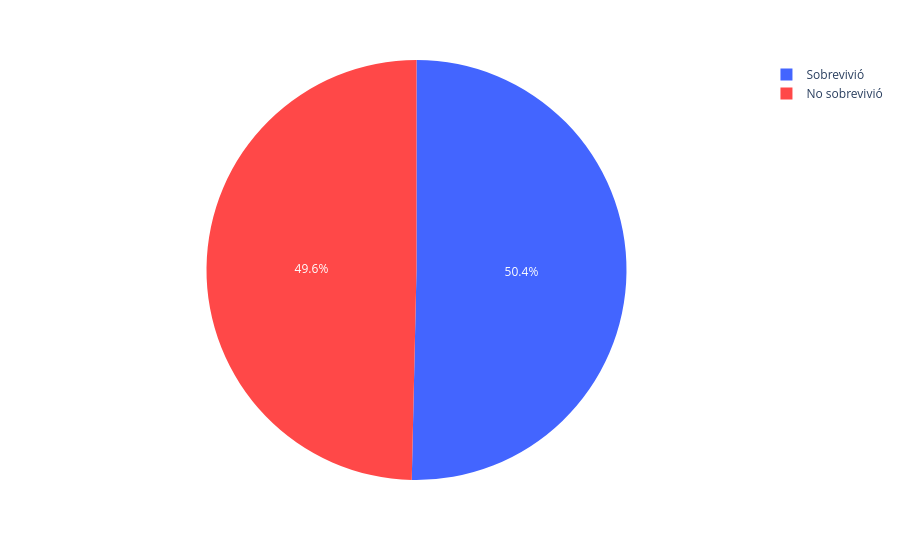

Notebook source saved alongside this figure:
### Markdown cell above
3.2 Gráfico de sobrevivientes "jovenes"

### Code cell
fig_pie_sobrevivientes_jovenes = create_fig_pie__sobrevivientes(sobrevivientes_debajo_18)

fig_pie_sobrevivientes_jovenes.show()

### Figure 1 — Plotly figure (JSON) as saved in the notebook; plotly's stock layout.template omitted (floating-point values rounded to 4 significant figures)
{"data": [{"customdata": [["Sobrevivió"], ["No sobrevivió"]], "domain": {"x": [0, 1], "y": [0, 1]}, "hovertemplate": "Sobreviviente=%{customdata[0]}<br>count=%{value}<extra></extra>", "labels": ["Sobrevivió", "No sobrevivió"], "legendgroup": "", "marker": {"colors": ["#4365ff", "#ff4848"]}, "name": "", "showlegend": true, "type": "pie", "values": [70, 69]}], "layout": {"legend": {"tracegroupgap": 0}, "margin": {"t": 60}}}
